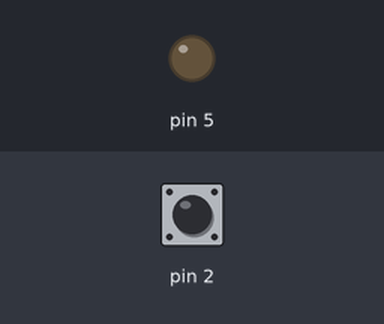
A sketch run on a simulated Arduino Uno, built with avr-gcc and run on an emulated ATmega328P. Parts: output pins drawn as LEDs (lit = HIGH). The test bench sets the inputs (shaded band); at power-on: pin 2 HIGH.

Above: at 1.2 s.
1.3 s: pin 2 pulled LOW for 0.15 s
At 1.37 s:
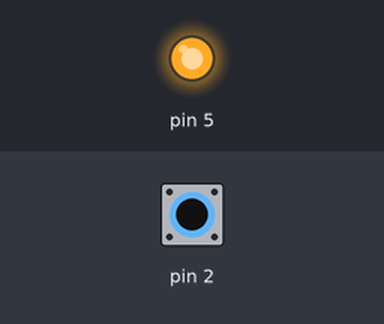
2.9 s: pin 2 pulled LOW for 3.2 s
At 7.0 s:
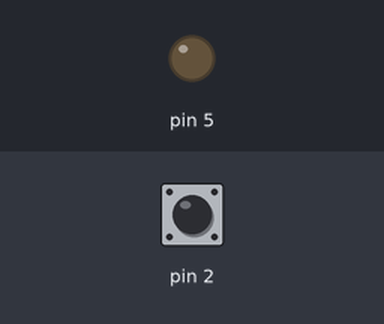
Timing chart, 0 to 8.5 s (numbered marks = the images above; inputs shaded):
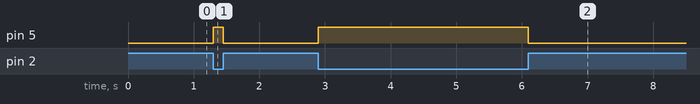

Measured:
- after the input at 1.3 s, pin 5: LOW → HIGH at once, → LOW 0.15 s later
- after the input at 2.9 s, pin 5: LOW → HIGH at once, → LOW 3.2 s later

The sketch:

button_controlled_led.ino
```cpp
void setup() {
  // put your setup code here, to run once:
  pinMode(2, INPUT_PULLUP);
  pinMode(5, OUTPUT);
}

void loop() {
  // put your main code here, to run repeatedly:
  int sensor = digitalRead(2);
  if(!sensor){
    digitalWrite(5, HIGH);
  }
  else{
    digitalWrite(5, LOW);
  }

}
```
